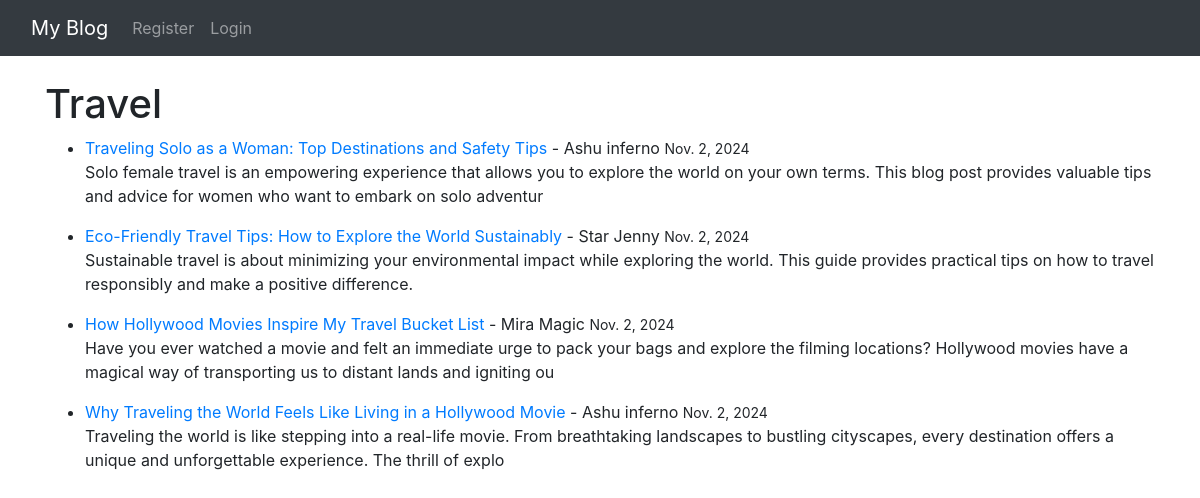
Page /category/travel on the committed database.
### firstblog/models.py (models this page shows, shortened)
class Post(models.Model):
    title=models.CharField(max_length=255)
    header_image=models.ImageField(null=True ,blank=True, upload_to="images/")
    title_tag=models.CharField(max_length=255)
    author=models.ForeignKey(User,on_delete=models.CASCADE)
    body=RichTextField(blank=True, null=True)
    post_date=models.DateField(auto_now_add=True)
    category=models.CharField(max_length=255,default='coding')
    snippet=models.CharField(max_length=255 )
    likes=models.ManyToManyField(User, related_name= 'blog_posts')

### firstblog/views.py (the view)
# urls.py: path('category/<str:cats>',CategoryView, name='category'),
def CategoryView(request,cats):
    category_posts=Post.objects.filter(category=cats.replace('-', ' '))
    return render(request, 'categories.html',{'cats':cats.title().replace('-', ' '), 'category_posts':category_posts})

### firstblog/templates/categories.html (shortened to what this page needs)
{% extends 'base.html' %}
{% block content %}
    {% if category_posts %}
        <h1>{{ cats }}</h1>
        <ul>
            {% for post in category_posts %}
                <li>
                    <a href="{% url 'article-detail' post.pk %}">{{ post.title }}</a>
                    - {{ post.author.first_name }} {{ post.author.last_name }}
                    <small>{{ post.post_date }}</small>
                    <br>
                    {{ post.body|slice:":200"|safe }}
                </li>
            {% endfor %}
        </ul>
    {% else %}
        <h2>Sorry, This Page does not exist.....</h2>
    {% endif %}
{% endblock %}

### rows in the picture
Post: title "Traveling Solo as a Woman: Top Destinations and Safety Tips", author.first_name "Ashu", author.last_name "inferno", post_date "Nov. 2, 2024", body "Solo female travel is an empowering experience that allows you to explore the world on your own terms. This blog post provides valuable tips and advice for women who want to embark on solo adventur"
Post: title "Eco-Friendly Travel Tips: How to Explore the World Sustainably", author.first_name "Star", author.last_name "Jenny", post_date "Nov. 2, 2024", body "Sustainable travel is about minimizing your environmental impact while exploring the world. This guide provides practical tips on how to travel responsibly and make a positive difference."
Post: title "How Hollywood Movies Inspire My Travel Bucket List", author.first_name "Mira", author.last_name "Magic", post_date "Nov. 2, 2024", body "Have you ever watched a movie and felt an immediate urge to pack your bags and explore the filming locations? Hollywood movies have a magical way of transporting us to distant lands and igniting ou"
Post: title "Why Traveling the World Feels Like Living in a Hollywood Movie", author.first_name "Ashu", author.last_name "inferno", post_date "Nov. 2, 2024", body "Traveling the world is like stepping into a real-life movie. From breathtaking landscapes to bustling cityscapes, every destination offers a unique and unforgettable experience. The thrill of explo"

### other values in the picture
{{ cats }} "Travel"
